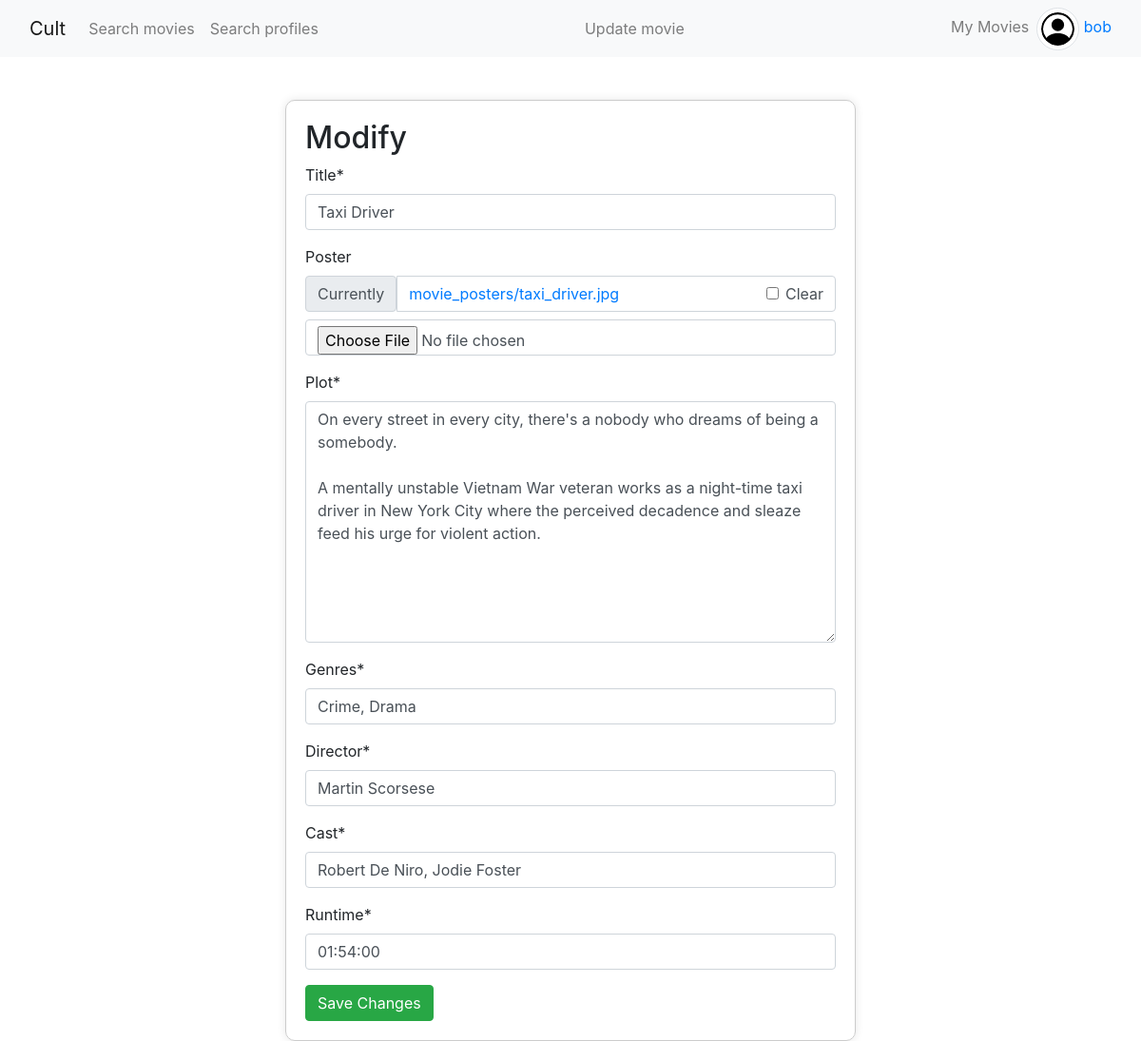
Page /movie/4/update/ (signed in) on the committed database.
### core/models.py (models this page shows, shortened)
class Profile(models.Model):
    user = models.OneToOneField(get_user_model(), on_delete=models.CASCADE)
    propic = models.ImageField(                             # profile picture
        upload_to='profile_pictures',
        default=join('static', 'default_propic.svg'),
        blank=True)
    bio = models.TextField(blank=True)                      # biography
    stars = models.ManyToManyField(                         # starred reviews
        'Review',
        through='Star',
        related_name='stars',
        blank=True)
    reviews = models.ManyToManyField(                       # movies reviews
        Movie,
        through='Review',
        related_name='reviews',
        blank=True)
    logs = models.ManyToManyField(                          # logged movies
        Movie,
        through='Log',
        related_name='logs',
        blank=True)
    watchlists = models.ManyToManyField(                    # watchlisted movies
        Movie,
        through='WatchList',
        related_name='watchlists',
        blank=True)
    favourites = models.ManyToManyField(                    # favourites movies
        Movie,
        through='Favourite',
        related_name='favourites',
        blank=True
    )
    follows = models.ManyToManyField(                       # followed profiles
        'self',
        through='Follow',
        related_name='followers',
        symmetrical=False,
        blank=True)

class Movie(models.Model):
    title = models.CharField(max_length=50)
    poster = models.ImageField(
        upload_to='movie_posters',
        default=join('static', 'default_movie_poster.svg'),
        blank=True
    )
    plot = models.TextField()
    genres = models.CharField(max_length=50)
    director = models.CharField(max_length=50)
    cast = models.CharField(max_length=150)
    runtime = models.DurationField()
    release_date = models.DateField()
    production = models.ForeignKey('Profile', on_delete=models.CASCADE, related_name='production')
    views_total = models.PositiveIntegerField(default=0)
    reviews_total = models.PositiveIntegerField(default=0)
    class Meta:
        ordering = ['-release_date']

### core/views.py (the view, shortened to what this page needs)
# urls.py: path('movie/<pk>/update/', MovieUpdateView.as_view(), name='update_movie'),
class MovieUpdateView(GroupRequiredMixin, UpdateView):
    group_required = ['business']
    model = Movie
    template_name = 'update_movie.html'
    fields = ['title', 'poster', 'plot', 'genres', 'director', 'cast', 'runtime']
    def dispatch(self, request, *args, **kwargs):
        movie = self.get_object()
        user_profile = request.user.profile
        if movie.production != user_profile:
            messages.error(request, "You do not have permission to modify this movie.")
            return redirect('core:home')
        return super().dispatch(request, *args, **kwargs)

### core/templatetags/user_groups.py (called while the page is built)
@register.filter(name='in_group')
def in_group(user, group_name):
    if user.is_authenticated:
        return user.groups.filter(name=group_name).exists()
    return False

### core/templates/update_movie.html (shortened to what this page needs)
{% extends "base.html" %}
{% load crispy_forms_tags %}
{% block header %} Update movie {% endblock %}
{% block content %}
<div style="margin-top: 170px;">
    <div class="centered-form">
        <div class="form-container">
            <h2>Modify</h2>
            <form method="post" enctype="multipart/form-data"> {% csrf_token %}
                {{form | crispy}}
                <input type="submit" class="btn btn-success" value="Save Changes">
            </form>
        </div>
    </div>
</div>
{% endblock %}

### templates_base/base.html (shortened to what this page needs)
<!DOCTYPE html>
<html lang="en">
{% load static user_groups %}
<head>
    <link href="https://maxcdn.bootstrapcdn.com/bootstrap/4.5.2/css/bootstrap.min.css" rel="stylesheet">
    <link rel="stylesheet" href="{% static 'css/card_style.css' %}">
</head>
<body>
    <nav class="navbar navbar-expand-lg navbar-light bg-light">
        <div class="container-fluid">
            <a class="navbar-brand" href="{% url 'core:home' %}">Cult</a>
            <div class="collapse navbar-collapse" id="navbarNav">
                <ul class="navbar-nav me-auto">
                    <li class="nav-item">
                        <a class="nav-link" href="{% url 'core:movie_search' %}">Search movies</a>
                    </li>
                </ul>
                <ul class="navbar-nav me-auto">
                    <li class="nav-item">
                        <a class="nav-link" href="{% url 'core:profile_search' %}">Search profiles</a>
                    </li>
                </ul>
                <span class="navbar-text mx-auto">
                    {% block header %} {% endblock %}
                </span>
                <ul class="navbar-nav ms-auto">
                    {% if request.user|in_group:"business" %}
                        <li class="nav-item">
                            <a class="nav-link" href="{% url 'core:production' user.profile.pk %}">My Movies</a>
                        </li>
                    {% endif %}
                    <li class="nav-item">
                        <a class="navbar-link" href="
                            {% if user.is_superuser or user.is_staff %}
                                /admin/
                            {% elif user.is_authenticated %}
                                {% url 'core:profile_page' request.user.profile.pk %}
                            {% else %}
                                {% url 'core:login' %}
                            {% endif %}
                            ">
                            {% if user.is_authenticated %}
                                <img style="width:45px;height:45px"
                                class="object-fit-fill rounded-circle img-thumbnail"
                                src="
                                {% if user.is_superuser %}
                                    {% static 'admin.svg' %}
                                {% elif user.is_staff %}
                                    {% static 'staff.svg' %}
                                {% else %}
                                    {{ user.profile.propic.url }}
                                {% endif %}
                                 ">
                                {{user.username}}
                            {% else %}
                                Login
                            {% endif %}
                        </a>
                    </li>
                </ul>
            </div>
        </div>
    </nav>
    {% block content %} {% endblock %}
</body>
</html>

### templates_base/base.html (style rules this page uses)
html, body { height: 100%; }
.navbar { width: 100%; height: 60px; }
.centered-form { display: flex; justify-content: center; align-items: center; height: calc(100vh - 60px); }
.form-container { width: 600px; padding: 20px; border: 1px solid #ccc; border-radius: 10px; box-shadow: 0px 0px 10px rgba(0, 0, 0, 0.1); }

### rows in the picture
Movie: title "Taxi Driver", plot "On every street in every city, there's a nobody who dreams of being a somebody. A mentally unstable Vietnam War veteran works as a night-time taxi driver in New York City where the perceived decadence and sleaze feed his urge for violent action.", genres "Crime, Drama", director "Martin Scorsese", cast "Robert De Niro, Jodie Foster", runtime "01:54:00"

### other values in the picture
{{ user.username }} "bob"
